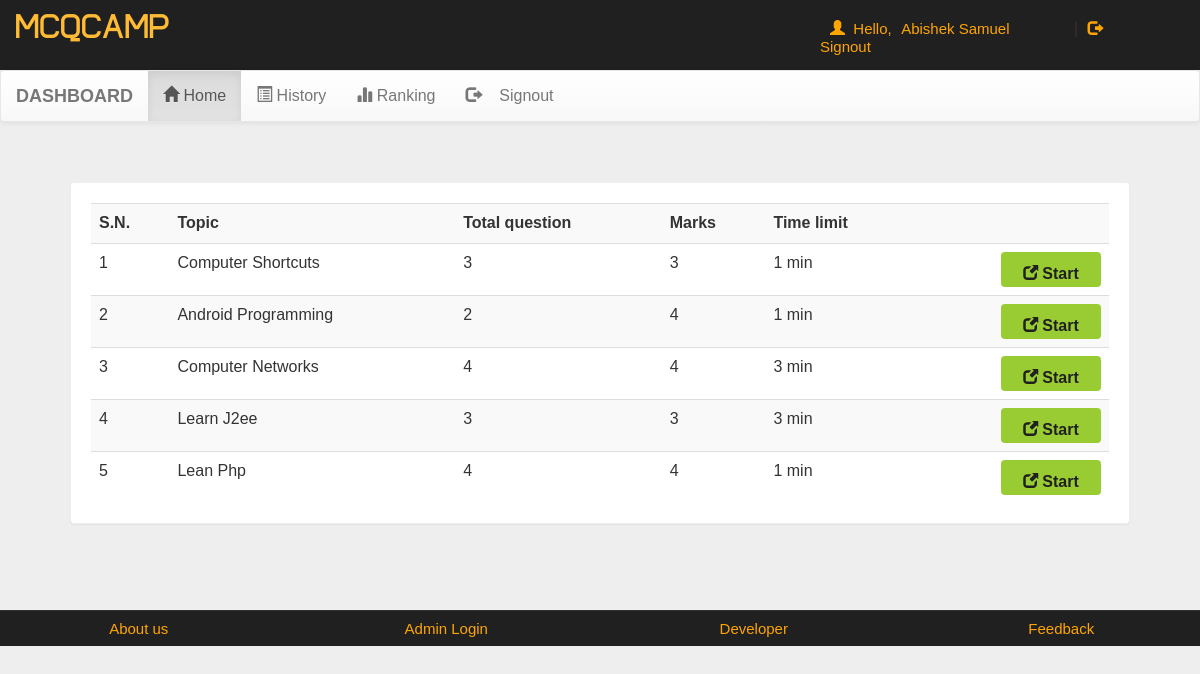
/account.php?q=1 (signed in), run on the app's committed database.
### tables this page shows
CREATE TABLE `quiz` (
  `eid` text NOT NULL,
  `title` varchar(100) NOT NULL,
  `sahi` int(11) NOT NULL,
  `wrong` int(11) NOT NULL,
  `total` int(11) NOT NULL,
  `time` bigint(20) NOT NULL,
  `intro` text NOT NULL,
  `tag` varchar(100) NOT NULL,
  `date` timestamp NOT NULL DEFAULT CURRENT_TIMESTAMP ON UPDATE CURRENT_TIMESTAMP
);

### account.php (the view, shortened to what this page needs)
<!DOCTYPE html PUBLIC >
<html xmlns="http://www.w3.org/1999/xhtml">
<head>
<link  rel="stylesheet" href="css/bootstrap.min.css"/>
 <link  rel="stylesheet" href="css/bootstrap-theme.min.css"/>
 <link rel="stylesheet" href="css/main.css">
 <link  rel="stylesheet" href="css/font.css">
<link href='css/fontface.css' rel='stylesheet' type='text/css'>
</head>
<body>
<div class="header">
<div class="row">
<div class="col-lg-6">
<span class="logo">MCQCAMP</span></div>
<div class="col-md-4 col-md-offset-2">
 <?php
 include_once 'dbConnection.php';
  if(!(isset($_SESSION['email']))){
header("location:index.php");
}
else
{
$name = $_SESSION['name'];
$email=$_SESSION['email'];
echo '<span class="pull-right top title1" ><span class="log1"><span class="glyphicon glyphicon-user" aria-hidden="true"></span>&nbsp;&nbsp;Hello,</span> <a href="account.php?q=1" class="log log1">'.$name.'</a>&nbsp;|&nbsp;<a href="logout.php?q=account.php" class="log"><span class="glyphicon glyphicon-log-out" aria-hidden="true"></span>Signout</button></a></span>';
}?>
</div>
</div></div>
<div class="bg">
<nav class="navbar navbar-default title1">
  <div class="container-fluid">
    <div class="navbar-header">
      <a class="navbar-brand" href="#"><b>DASHBOARD</b></a>
    </div>
    <div class="collapse navbar-collapse" id="bs-example-navbar-collapse-1">
      <ul class="nav navbar-nav">
        <li <?php if(@$_GET['q']==1) echo'class="active"'; ?> ><a href="account.php?q=1"><span class="glyphicon glyphicon-home" aria-hidden="true"></span>&nbsp;Home<span class="sr-only">(current)</span></a></li>
        <li <?php if(@$_GET['q']==2) echo'class="active"'; ?>><a href="account.php?q=2"><span class="glyphicon glyphicon-list-alt" aria-hidden="true"></span>&nbsp;History</a></li>
		<li <?php if(@$_GET['q']==3) echo'class="active"'; ?>><a href="account.php?q=3"><span class="glyphicon glyphicon-stats" aria-hidden="true"></span>&nbsp;Ranking</a></li>
		<li class="pull-right"> <a href="logout.php?q=account.php"><span class="glyphicon glyphicon-log-out" aria-hidden="true"></span>&nbsp;&nbsp;&nbsp;&nbsp;Signout</a></li>
		</ul>
      </div>
  </div>
</nav>
<div class="container">
<div class="row">
<div class="col-md-12">
<?php if(@$_GET['q']==1) {
$result = mysqli_query($con,"SELECT * FROM quiz ORDER BY date DESC") or die('Error');
echo  '<div class="panel"><div class="table-responsive"><table class="table table-striped title1">
<tr><td><b>S.N.</b></td><td><b>Topic</b></td><td><b>Total question</b></td><td><b>Marks</b></td><td><b>Time limit</b></td><td></td></tr>';
$c=1;
while($row = mysqli_fetch_array($result)) {
	$title = $row['title'];
	$total = $row['total'];
	$sahi = $row['sahi'];
    $time = $row['time'];
	$eid = $row['eid'];
$q12=mysqli_query($con,"SELECT score FROM history WHERE eid='$eid' AND email='$email'" )or die('Error98');
$rowcount=mysqli_num_rows($q12);
if($rowcount == 0){
	echo '<tr><td>'.$c++.'</td><td>'.$title.'</td><td>'.$total.'</td><td>'.$sahi*$total.'</td><td>'.$time.'&nbsp;min</td>
	<td><b><a href="account.php?q=quiz&step=2&eid='.$eid.'&n=1&t='.$total.'" class="pull-right btn sub1" style="margin:0px;background:#99cc32"><span class="glyphicon glyphicon-new-window" aria-hidden="true"></span>&nbsp;<span class="title1"><b>Start</b></span></a></b></td></tr>';
}
}
echo '</table></div></div>';
}?>
</div></div></div></div>
<div class="row footer">
<div class="col-md-3 box">
<a href="#" data-target="#aboutus" data-toggle="modal">About us</a>
</div>
<div class="col-md-3 box">
<a href="#" data-toggle="modal" data-target="#login">Admin Login</a></div>
<div class="col-md-3 box">
<a href="#" data-toggle="modal" data-target="#developers">Developer</a>
</div>
<div class="col-md-3 box">
<a href="feedback.php" target="_blank">Feedback</a></div></div>
</body>
</html>

### css/main.css (style rules this page uses)
body { overflow-x:hidden; width:100%; font: 15px "Century Gothic", "Times Roman", sans-serif; background:#eee; min-height:550px; background-attachment:fixed; }
.bg { min-height:540px; }
.panel { border-color:#eee; margin:40px; padding:20px; font: 15px "Century Gothic", "Times Roman", sans-serif; }
.header { background:#202020; height:70px; }
.logo { font-family:'typo'; font-size:35px; color:#ffbb33; margin:15px; }
.title1 { font: 16px "Century Gothic", "Times Roman", sans-serif; }
.sub1 { width:90px; color:#202020; background:orange; font-size:15px; height:35px; margin:20px; padding:10px; width:100px; }
.footer { font-size:15px; text-align:center; border-top:1px solid; border-color:#323232; background-color:#202020; }
.footer a { margin:25px; color:orange; text-decoration:none; font: 15px "Century Gothic", "Times Roman", sans-serif; }
.box { padding:9px; }
.top { margin-top:20px; }
.log1 { font: 15px 'Ubuntu', sans-serif; color:orange; margin-left:10px; }
.log { margin:10px; margin-right:60px; margin-left:5px; color:orange; text-decoration:none; font-size:20px; font-size:15px; }

### data on the page
quiz: title "Computer Shortcuts", total "3", $sahi*$total "3", time "1"
quiz: title "Android Programming", total "2", $sahi*$total "4", time "1"
quiz: title "Computer Networks", total "4", $sahi*$total "4", time "3"
quiz: title "Learn J2ee", total "3", $sahi*$total "3", time "3"
quiz: title "Lean Php", total "4", $sahi*$total "4", time "1"

### other printed values
$name "Abishek Samuel"
